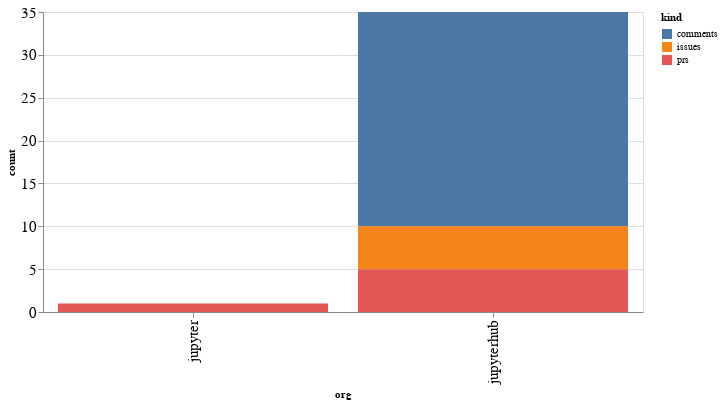

Notebook cell for this chart:
### Code cell
alt.Chart(org_summaries, width=600).mark_bar().encode(
    x='org',
    y='count',
    color='kind',
    tooltip="org"
)

### Figure 1 — Vega-Lite specification as saved in the notebook (floating-point values rounded to 4 significant figures)
{"config": {"axisLeft": {"labelFontSize": 15}, "axisBottom": {"labelFontSize": 15}}, "data": {"name": "data-d058bcc3bc8a49e70dcf1f5429ed9abf"}, "mark": "bar", "encoding": {"color": {"type": "nominal", "field": "kind"}, "tooltip": {"type": "nominal", "field": "org"}, "x": {"type": "nominal", "field": "org"}, "y": {"type": "quantitative", "field": "count"}}, "width": 600, "$schema": "https://vega.github.io/schema/vega-lite/v4.8.1.json", "datasets": {"data-d058bcc3bc8a49e70dcf1f5429ed9abf": [{"org": "jupyter", "kind": "prs", "count": 1}, {"org": "jupyterhub", "kind": "comments", "count": 25}, {"org": "jupyterhub", "kind": "issues", "count": 5}, {"org": "jupyterhub", "kind": "prs", "count": 5}]}}
